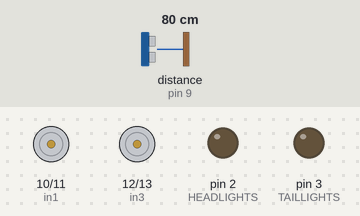
Simulated run of this sketch. Board: Arduino Uno, built with avr-gcc and run on an emulated ATmega328P. Parts: motor-driver pin pairs drawn as motors (green arrow = first pin HIGH = forward, orange = second pin HIGH = backward, longer = more drive, scaled by the enable pin), output pins drawn as LEDs (lit = HIGH). Wiring (inferred from the names in the program): ultrasonic range finder: trigger pin 8; echo pin 9. The test bench sets the inputs (shaded band); at power-on: distance to the obstacle (sensor on pin 9) 80 cm. The echo pulse lasts 58.3 µs per cm; pins used as bus, display or sensor lines are not drawn; what the sketch prints to the serial monitor is not drawn.

Above: at 5.7 s.
5.8 s: distance to the obstacle (sensor on pin 9) set to 18 cm
7.3 s: distance to the obstacle (sensor on pin 9) set to 15 cm
At 7.9 s:
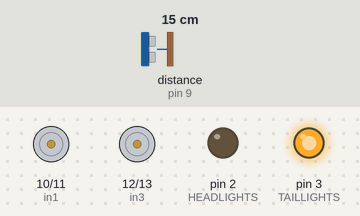
10.3 s: distance to the obstacle (sensor on pin 9) set to 35 cm
At 11.0 s:
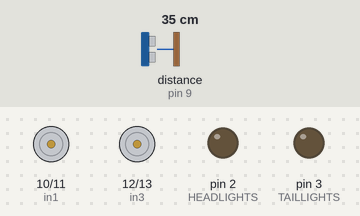
Timing chart, 0 to 13.3 s (numbered marks = the images above; inputs shaded):
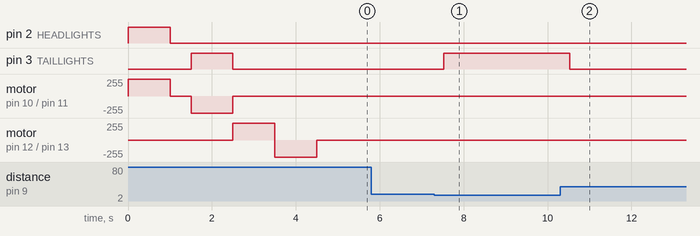

Measured:
- the behaviour switches between 17 and 16 cm on distance to the obstacle (sensor on pin 9) (found by bisection; images 0 and 1)
- after the input at 5.8 s, every drawn part: stays the same
- after the input at 7.3 s, pin 3 (TAILLIGHTS): LOW → HIGH after 0.22 s
- after the input at 10.3 s, pin 3 (TAILLIGHTS): HIGH → LOW after 0.23 s

The sketch:

ble-triangulator.ino
```cpp
// Need to wait for 2.0 release of Curie/Arduino101 firmware. According to this post (http://forum.arduino.cc/index.php?topic=425387.0)
// it will have support for BLE Central Role. We need the BLE Central Role to be able to search for BLE Beacons.
// In the mean time, we can wire up the H-Bridge and start working on the code to triangulate the beacons, etc.

#include "NaiveBayes.h"

#define HEADLIGHTS 2
#define TAILLIGHTS 3

#define echoPin 9
#define trigPin 8

// motor 1 drive
int enA = 5;
int in1 = 10;
int in2 = 11;
// motor two steering
int enB = 6;
int in3 = 12;
int in4 = 13;

void setup() {
  Serial.begin(9600);      // open the serial port at 9600 bps
  Serial.print("starting up...\n");
  // put your setup code here, to run once:
  pinMode(HEADLIGHTS, OUTPUT);
  pinMode(TAILLIGHTS, OUTPUT);

  pinMode(trigPin, OUTPUT);
  pinMode(echoPin, INPUT);

  pinMode(enA, OUTPUT);
  pinMode(enB, OUTPUT);
  pinMode(in1, OUTPUT);
  pinMode(in2, OUTPUT);
  pinMode(in3, OUTPUT);
  pinMode(in4, OUTPUT);

  NaiveBayes nb;
  nb.addModel(1, 0.01, 0.001);
  nb.addModel(2, 0.02, 0.002);

  Category categories[2];
  categories[0].id = 1;
  categories[1].id = 2;
  double observations[2];
  observations[0] = -0.01;
  observations[1] = 0.15;
  nb.classify(categories, 2, observations, 2);

  forward(255);
  delay(1000);
  stop();
  delay(500);
  backward(255);
  delay(1000);
  stop();

  left();
  delay(1000);
  right();
  delay(1000);
  center();
}

void loop() {

  taillights(false);
  if (readDistance() <= 15) {
    taillights(true);
  }

  delay(500);

}

void driveTest() {
  forward(255);
  delay(2000);
  stop();
  delay(2000);
  backward(255);
  delay(2000);
  stop();
  delay(2000);
}

void lights(int pin, boolean on) {
  if (on) {
    digitalWrite(pin, HIGH);
  } else {
    digitalWrite(pin, LOW);
  }
}

void headlights(boolean on) {
  lights(HEADLIGHTS, on);
}

void taillights(boolean on) {
  lights(TAILLIGHTS, on);
}

/*
 * Speed is a number between 0 and 255.
 */
void forward(int speed) {
  // this function will run the motors in both directions at a fixed speed
  // turn on motor A
  digitalWrite(in1, HIGH);
  digitalWrite(in2, LOW);
  analogWrite(enA, speed);
  headlights(true);
  taillights(false);
}

/*
 * Speed is a number between 0 and 255.
 */
void backward(int speed) {
  digitalWrite(in1, LOW);
  digitalWrite(in2, HIGH);
  analogWrite(enA, speed);
  headlights(false);
  taillights(true);
}

void stop() {
  digitalWrite(in1, LOW);
  digitalWrite(in2, LOW);
  headlights(false);
  taillights(false);
}

void left() {
  digitalWrite(in3, HIGH);
  digitalWrite(in4, LOW);
  analogWrite(enB, 255);
}

void right() {
  digitalWrite(in3, LOW);
  digitalWrite(in4, HIGH);
  analogWrite(enB, 255);
}

void center() {
  digitalWrite(in3, LOW);
  digitalWrite(in4, LOW);
}

long readDistance() {
  long duration, distance;
  digitalWrite(trigPin, LOW);
  delayMicroseconds(2);
  digitalWrite(trigPin, HIGH);
  delayMicroseconds(10);
  digitalWrite(trigPin, LOW);
  duration = pulseIn(echoPin, HIGH);
  distance = (duration/2) / 29.1;

  return distance;
}
```

NaiveBayes.cpp
```cpp
#include "NaiveBayes.h"

NaiveBayes::NaiveBayes() {
    this->model = new Model*[0];
    this->modelSize = 0;
}

NaiveBayes::~NaiveBayes() {
  for (int i = this->modelSize-1; i > 0; i--) {
    delete this->model[i];
  }
  delete this->model;
}


NaiveBayes* NaiveBayes::addModel(const uint8_t id, const double mean, const double standardDeviation) {
    int n = this->modelSize;
    Model** temp = new Model*[n+1];
    this->modelSize++;
    for(int i = 0; i < n; i++) {
        temp[i] = this->model[i];
    }
    temp[n] = new Model();
    temp[n]->id = id;
    temp[n]->mean = mean;
    temp[n]->standardDeviation = standardDeviation;

    Model** oldModel = this->model;
    this->model = temp;
    delete oldModel;

    return this;
}


void NaiveBayes::classify(Category categories[], const int numCategories, const double observations[], const int numObservations) {
    int n = this->modelSize;
    if(n != numCategories || n == 0) return;
    for(int i = 0; i < n; i++) {
        Model* category = this->model[i];
        categories[i].probability = 1.0 / n;
        for(int observationIndex = 0; observationIndex < numObservations; observationIndex++) {
            double value = observations[observationIndex];
            categories[i].probability *= (1.0/sqrt(2.0 * M_PI * category->standardDeviation)) * exp( (-pow(value - category->mean, 2)) / (2.0 * category->standardDeviation) );
        }
    }
}
```

NaiveBayes.h
```cpp
#ifndef NAIVE_BAYES_H
#define NAIVE_BAYES_H

#if (ARDUINO >= 100)
 #include "Arduino.h"
#else
  #include <stdint.h>
  #include <cstdlib>
  #include <cmath>
//  #include "WProgram.h"
#endif

#ifndef M_PI
  #define M_PI 3.14159265358979323846
#endif

typedef struct {
    uint8_t id;
    double mean;
    double standardDeviation;
} Model;

typedef struct {
    uint8_t id; // the unique id of the category you are predicting (e.g., left = 1, right = 2, center = 0)
    double probability; // the Bayesian probability of this category given observations
    double softmax; // the softmax function with respect to all categories
} Category;

class NaiveBayes {
    public:
        NaiveBayes();
        ~NaiveBayes();

        /*
         * Setup the model by adding as many categories as you have.
         */
        NaiveBayes* addModel(const uint8_t id, const double mean, const double standardDeviation);

        /*
         * call classify like so: Category categories[n]; myNaiveBayes.classify(categories, observations);
         * upon return, categories will be populated with the result. We do it like this so that you
         * can use automatic memory allocation instead of worrying about deallocating.
         */
        void classify(Category categories[], const int numCategories, const double observations[], const int numObservations);

    private:
        Model** model;
        uint16_t modelSize;
};

#endif
```
